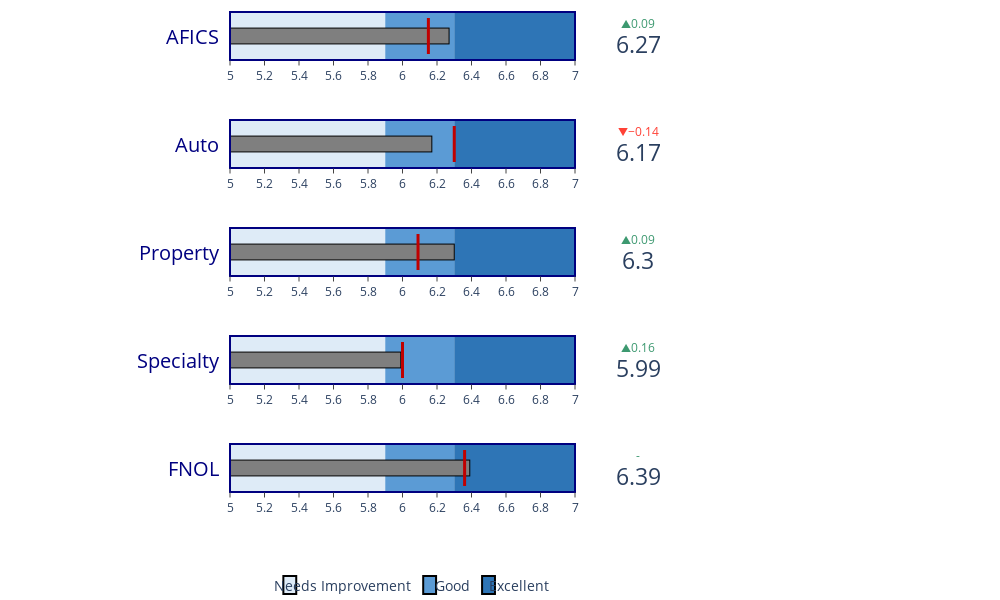

The cell this chart's notebook holds for it:
### Code cell
import plotly.graph_objects as go

fig = go.Figure()

fig.add_trace(go.Indicator(
    mode = "gauge",  value = 1,
    domain = {'x': [0.308, 0.322 ], 'y': [0.01, 0.04]},
    title = {"text" :"",
             'align': 'center'
             
            },
     gauge = {
        'shape': "bullet",
        'axis': {'range': [0, 1]
                },
        'bordercolor': 'black',
        'borderwidth': 2,
        'bar': {'color': "#DEEBF7", 'thickness': 1
               }}))
fig.update_traces(
    gauge={
        "axis": {
            'showticklabels':False,
            'ticks':""
        }
    }
)

fig.add_trace(go.Indicator(
    mode = "gauge",  value = 1,
    domain = {'x': [0.460, 0.474], 'y': [0.01, 0.04]},
    title = {"text" :"Needs Improvement   ",
             'align': 'center',
            'font': {'size':14}
            },
     gauge = {
        'shape': "bullet",
        'axis': {'range': [0, 1]
                },
        'bordercolor': 'black',
        'borderwidth': 2,
        'bar': {'color': "#5B9BD5", 'thickness': 1
               }}))
fig.update_traces(
    gauge={
        "axis": {
            'showticklabels':False,
            'ticks':""
        }
    }
)

fig.add_trace(go.Indicator(
    mode = "gauge",  value = 1,
    domain = {'x': [0.524, 0.538], 'y': [0.01, 0.04]},
    title = {"text" :"Good   ",
             'align': 'center',
            'font': {'size':14}
             
            },
     gauge = {
        'shape': "bullet",
        'axis': {'range': [0, 1]
                },
        'bordercolor': 'black',
        'borderwidth': 2,
        'bar': {'color': "#2E75B6", 'thickness': 1
               }}))
fig.update_traces(
    gauge={
        "axis": {
            'showticklabels':False,
            'ticks':""
        }
    }
)


fig.add_trace(go.Indicator(
    mode = "gauge",
    domain = {'x': [0.597, 0.611], 'y': [0.01, 0.04]},
    title = {"text" :"Excellent",
             'align': 'center',
            'font': {'size':14}
             
            },
     gauge = {
        'shape': "bullet",
        'axis': {'range': [0, 1]
                },
        'bordercolor': 'white',
        'bar': {'color': "white", 'thickness': 1
               }}))
fig.update_traces(
    gauge={
        "axis": {
            'showticklabels':False,
            'ticks':""
        }
    }
)

#Enterprise
fig.add_trace(go.Indicator(
    mode = "number+gauge+delta", value = 6.27,
    delta = {'reference': 6.18, 'position': 'top'},
    domain = {'x': [0.25, 0.75], 'y': [0.90, 0.98]},
    title = {'text' :'AFICS', 
             'font': {'color':'navy'},
             'align': 'center'
            },
    gauge = {
        'shape': "bullet",
        'axis': {'range': [5, 7],
                'nticks':11
                },
        'bordercolor': 'navy',
        'borderwidth': 2,
        'threshold': {
            'line': {'color': "#C00000", 'width': 3},
            'thickness': 0.75, 'value': 6.15},
        'steps': [
            {'range': [5, 5.9], 'color': "#DEEBF7"},
            {'range': [5.9, 6.3], 'color': "#5B9BD5"},
            {'range': [6.3, 7], 'color': "#2E75B6"}       
        ],
        'bar': {'color': "#7F7F7F", 'thickness': 0.33, 
                'line': {'color': "black", 'width': 1}
               }}))

list1 = [5,6,7]


#Auto
fig.add_trace(go.Indicator(
    mode = "number+gauge+delta", value = 6.17,
    delta = {'reference': 6.31, 'position': 'top'},
    domain = {'x': [0.25, 0.75], 'y': [0.72, 0.80]},
    title = {'text' :'Auto', 
             'font': {'color':'navy'},
             'align': 'center'
            },
    gauge = {
        'shape': "bullet",
        'axis': {'range': [5, 7],
                'nticks':11},
        'bordercolor': 'navy',
        'borderwidth': 2,
        'threshold': {
            'line': {'color': "#C00000", 'width': 3},
            'thickness': 0.75, 'value': 6.3},
        'steps': [
            {'range': [5, 5.9], 'color': "#DEEBF7"},
            {'range': [5.9, 6.3], 'color': "#5B9BD5"},
            {'range': [6.3, 7], 'color': "#2E75B6"}               
        ],
        'bar': {'color': "#7F7F7F", 'thickness': 0.33,
                'line': {'color': "black", 'width': 1}
               }}))

#Property
fig.add_trace(go.Indicator(
    mode = "number+gauge+delta", value = 6.30,
    delta = {'reference': 6.21, 'position': 'top'},
    domain = {'x': [0.25, 0.75], 'y': [0.540, 0.620]},
    title = {'text' :'Property', 
             'font': {'color':'navy'},
             'align': 'center'
            },
    gauge = {
        'shape': "bullet",
        'axis': {'range': [5, 7],
                 'nticks':11
                },
        'bordercolor': 'navy',
        'borderwidth': 2,
          'threshold': {
            'line': {'color': "#C00000", 'width': 3},
            'thickness': 0.75, 'value': 6.09},
        'steps': [
            {'range': [5, 5.9], 'color': "#DEEBF7"},
            {'range': [5.9, 6.3], 'color': "#5B9BD5"},
            {'range': [6.3, 7], 'color': "#2E75B6"}             
        ],
        'bar': {'color': "#7F7F7F", 'thickness': 0.33,
                'line': {'color': "black", 'width': 1}
               }}))


#Specialty
fig.add_trace(go.Indicator(
    mode = "number+gauge+delta", value = 5.99,
    delta = {'reference': 5.83, 'position': 'top'},
    domain = {'x': [0.25, 0.75], 'y': [0.360, 0.440]},
    title = {'text' :'Specialty', 
             'font': {'color':'navy'},
             'align': 'center'
            },
    gauge = {
        'shape': "bullet",
        'axis': {'range': [5, 7],
                'nticks':11
                },
        'bordercolor': 'navy',
        'borderwidth': 2,
              'threshold': {
            'line': {'color': "#C00000", 'width': 3},
            'thickness': 0.75, 'value': 6},
        'steps': [
           {'range': [5, 5.9], 'color': "#DEEBF7"},
            {'range': [5.9, 6.3], 'color': "#5B9BD5"},
            {'range': [6.3, 7], 'color': "#2E75B6"}            
        ],
        'bar': {'color': "#7F7F7F", 'thickness': 0.33,
                'line': {'color': "black", 'width': 1}
               }}))


#Shared Ops
fig.add_trace(go.Indicator(
    mode = "number+gauge+delta", value = 6.39,
    delta = {'position': 'top'},
    domain = {'x': [0.25, 0.75], 'y': [0.180, 0.260]},
    title = {'text' :'FNOL', 
             'font': {'color':'navy'},
             'align': 'center'
            },
    gauge = {
        'shape': "bullet",
        'axis': {'range': [5, 7],
                 'nticks':11
                },
        'bordercolor': 'navy',
        'borderwidth': 2,      
        'threshold': {
            'line': {'color': "#C00000", 'width': 3},
            'thickness': 0.75, 'value': 6.36},
        'steps': [
            {'range': [5, 5.9], 'color': "#DEEBF7"},
            {'range': [5.9, 6.3], 'color': "#5B9BD5"},
            {'range': [6.3, 7], 'color': "#2E75B6"}           
        ],
        'bar': {'color': "#7F7F7F", 'thickness': 0.33,
                'line': {'color': "black", 'width': 1}
               }}))
fig.update_layout(
    height = 600 , 
    width = 1000,
    margin = {'t':0, 'b':0, 'l':0},
     legend= {
          "x": 0.8, 
          "y": 0.1
     }
)

            

fig.show()

### Figure 1 — Plotly figure (JSON) as saved in the notebook; plotly's stock layout.template omitted (floating-point values rounded to 4 significant figures)
{"data": [{"domain": {"x": [0.308, 0.322], "y": [0.01, 0.04]}, "gauge": {"axis": {"range": [0, 1], "showticklabels": false, "ticks": ""}, "bar": {"color": "#DEEBF7", "thickness": 1}, "bordercolor": "black", "borderwidth": 2, "shape": "bullet"}, "mode": "gauge", "title": {"align": "center", "text": ""}, "type": "indicator", "value": 1}, {"domain": {"x": [0.46, 0.474], "y": [0.01, 0.04]}, "gauge": {"axis": {"range": [0, 1], "showticklabels": false, "ticks": ""}, "bar": {"color": "#5B9BD5", "thickness": 1}, "bordercolor": "black", "borderwidth": 2, "shape": "bullet"}, "mode": "gauge", "title": {"align": "center", "font": {"size": 14}, "text": "Needs Improvement   "}, "type": "indicator", "value": 1}, {"domain": {"x": [0.524, 0.538], "y": [0.01, 0.04]}, "gauge": {"axis": {"range": [0, 1], "showticklabels": false, "ticks": ""}, "bar": {"color": "#2E75B6", "thickness": 1}, "bordercolor": "black", "borderwidth": 2, "shape": "bullet"}, "mode": "gauge", "title": {"align": "center", "font": {"size": 14}, "text": "Good   "}, "type": "indicator", "value": 1}, {"domain": {"x": [0.597, 0.611], "y": [0.01, 0.04]}, "gauge": {"axis": {"range": [0, 1], "showticklabels": false, "ticks": ""}, "bar": {"color": "white", "thickness": 1}, "bordercolor": "white", "shape": "bullet"}, "mode": "gauge", "title": {"align": "center", "font": {"size": 14}, "text": "Excellent"}, "type": "indicator"}, {"delta": {"position": "top", "reference": 6.18}, "domain": {"x": [0.25, 0.75], "y": [0.9, 0.98]}, "gauge": {"axis": {"nticks": 11, "range": [5, 7]}, "bar": {"color": "#7F7F7F", "line": {"color": "black", "width": 1}, "thickness": 0.33}, "bordercolor": "navy", "borderwidth": 2, "shape": "bullet", "steps": [{"color": "#DEEBF7", "range": [5, 5.9]}, {"color": "#5B9BD5", "range": [5.9, 6.3]}, {"color": "#2E75B6", "range": [6.3, 7]}], "threshold": {"line": {"color": "#C00000", "width": 3}, "thickness": 0.75, "value": 6.15}}, "mode": "number+gauge+delta", "title": {"align": "center", "font": {"color": "navy"}, "text": "AFICS"}, "type": "indicator", "value": 6.27}, {"delta": {"position": "top", "reference": 6.31}, "domain": {"x": [0.25, 0.75], "y": [0.72, 0.8]}, "gauge": {"axis": {"nticks": 11, "range": [5, 7]}, "bar": {"color": "#7F7F7F", "line": {"color": "black", "width": 1}, "thickness": 0.33}, "bordercolor": "navy", "borderwidth": 2, "shape": "bullet", "steps": [{"color": "#DEEBF7", "range": [5, 5.9]}, {"color": "#5B9BD5", "range": [5.9, 6.3]}, {"color": "#2E75B6", "range": [6.3, 7]}], "threshold": {"line": {"color": "#C00000", "width": 3}, "thickness": 0.75, "value": 6.3}}, "mode": "number+gauge+delta", "title": {"align": "center", "font": {"color": "navy"}, "text": "Auto"}, "type": "indicator", "value": 6.17}, {"delta": {"position": "top", "reference": 6.21}, "domain": {"x": [0.25, 0.75], "y": [0.54, 0.62]}, "gauge": {"axis": {"nticks": 11, "range": [5, 7]}, "bar": {"color": "#7F7F7F", "line": {"color": "black", "width": 1}, "thickness": 0.33}, "bordercolor": "navy", "borderwidth": 2, "shape": "bullet", "steps": [{"color": "#DEEBF7", "range": [5, 5.9]}, {"color": "#5B9BD5", "range": [5.9, 6.3]}, {"color": "#2E75B6", "range": [6.3, 7]}], "threshold": {"line": {"color": "#C00000", "width": 3}, "thickness": 0.75, "value": 6.09}}, "mode": "number+gauge+delta", "title": {"align": "center", "font": {"color": "navy"}, "text": "Property"}, "type": "indicator", "value": 6.3}, {"delta": {"position": "top", "reference": 5.83}, "domain": {"x": [0.25, 0.75], "y": [0.36, 0.44]}, "gauge": {"axis": {"nticks": 11, "range": [5, 7]}, "bar": {"color": "#7F7F7F", "line": {"color": "black", "width": 1}, "thickness": 0.33}, "bordercolor": "navy", "borderwidth": 2, "shape": "bullet", "steps": [{"color": "#DEEBF7", "range": [5, 5.9]}, {"color": "#5B9BD5", "range": [5.9, 6.3]}, {"color": "#2E75B6", "range": [6.3, 7]}], "threshold": {"line": {"color": "#C00000", "width": 3}, "thickness": 0.75, "value": 6}}, "mode": "number+gauge+delta", "title": {"align": "center", "font": {"color": "navy"}, "text": "Specialty"}, "type": "indicator", "value": 5.99}, {"delta": {"position": "top"}, "domain": {"x": [0.25, 0.75], "y": [0.18, 0.26]}, "gauge": {"axis": {"nticks": 11, "range": [5, 7]}, "bar": {"color": "#7F7F7F", "line": {"color": "black", "width": 1}, "thickness": 0.33}, "bordercolor": "navy", "borderwidth": 2, "shape": "bullet", "steps": [{"color": "#DEEBF7", "range": [5, 5.9]}, {"color": "#5B9BD5", "range": [5.9, 6.3]}, {"color": "#2E75B6", "range": [6.3, 7]}], "threshold": {"line": {"color": "#C00000", "width": 3}, "thickness": 0.75, "value": 6.36}}, "mode": "number+gauge+delta", "title": {"align": "center", "font": {"color": "navy"}, "text": "FNOL"}, "type": "indicator", "value": 6.39}], "layout": {"height": 600, "legend": {"x": 0.8, "y": 0.1}, "margin": {"b": 0, "l": 0, "t": 0}, "width": 1000}}
